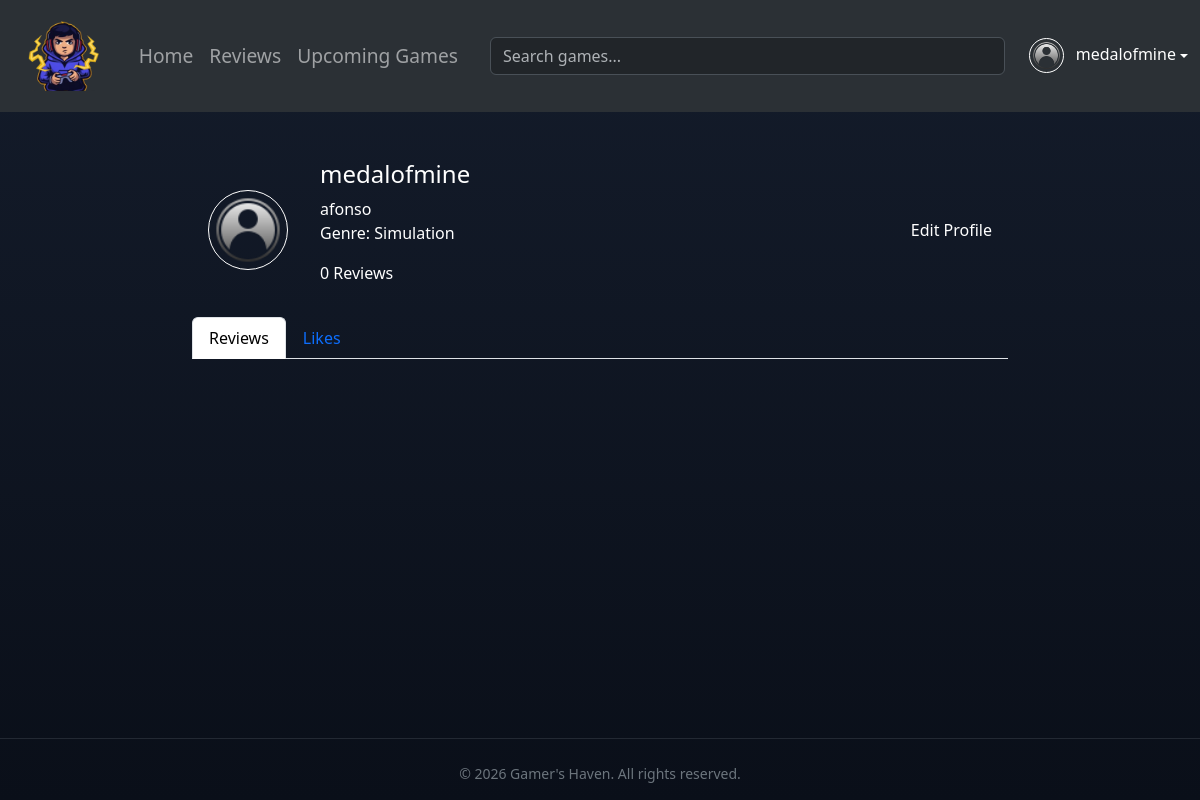
/profile.php (signed in), run on the app's committed database.
### tables this page shows
CREATE TABLE `users` (
  `user_id` int(11) NOT NULL,
  `username` varchar(50) NOT NULL,
  `email` varchar(100) NOT NULL,
  `password_hash` varchar(255) NOT NULL,
  `profile_picture` varchar(255) DEFAULT NULL,
  `bio` text DEFAULT NULL,
  `favorite_genre` varchar(50) DEFAULT NULL,
  `created_at` timestamp NOT NULL DEFAULT current_timestamp(),
  `role` enum('user','admin') NOT NULL DEFAULT 'user'
);

### include/userProfile.php (called while the page is built, shortened)
<?php
class ReviewObj
{
    private $conn;
    public function __construct($conn)
    {
        $this->conn = $conn;
    }
    public function getUserData($user_id)
    {
        $stmt = $this->conn->prepare("SELECT username, bio, favorite_genre, profile_picture FROM users WHERE user_id = ?");
        $stmt->bind_param("i", $user_id);
        $stmt->execute();
        return $stmt->get_result()->fetch_assoc();
    }
    public function getUserReviews($user_id)
    {
        $stmt = $this->conn->prepare("
                SELECT r.title, r.content, r.rating, r.created_at, g.title AS game_title
                FROM reviews r
                JOIN games g ON r.game_id = g.game_id
                WHERE r.user_id = ?
                ORDER BY r.created_at DESC
            ");
        $stmt->bind_param("i", $user_id);
        $stmt->execute();
        return $stmt->get_result();
    }
}

### profile.php (the view, shortened to what this page needs)
<?php
include 'db.php';
require_once 'include/userProfile.php';
$user_id = $_SESSION['user_id'];
$reviewObj = new ReviewObj($conn);
$user = $reviewObj->getUserData($user_id);
$reviews = $reviewObj->getUserReviews($user_id);
?>
<!DOCTYPE html>
<html>
<head>
    <link href="https://cdn.jsdelivr.net/npm/bootstrap@5.3.8/dist/css/bootstrap.min.css" rel="stylesheet"
>
    <link rel="stylesheet" href="css/master.css">
</head>
<body class="d-flex flex-column">
    <?php include 'include/navigationBar.php' ?>
    <div class="container mt-5" style="max-width: 70vw;">
        <div class="d-flex align-items-center mt-n5 px-3">
            <img
                src="<?php echo !empty($user['profile_picture']) ? 'uploads/' . $user['profile_picture'] : 'images/default-avatar.png'; ?>"
                class="rounded-circle border border-white"
                style="height: 80px; width: 80px; object-fit:cover;">
            <div class="ms-3 px-3">
                <h4><?php echo htmlspecialchars($user['username']); ?></h4>
                <p class="mb-0">
                    <?php echo !empty($user['bio']) ? htmlspecialchars($user['bio']) : 'No bio yet'; ?>
                </p>
                <p>
                    Genre: <?php echo !empty($user['favorite_genre']) ? htmlspecialchars($user['favorite_genre']) : 'Not set'; ?>
                </p>
                <p><?php echo $reviews->num_rows; ?> Reviews</p>
            </div>
            <div class="ms-auto">
                <a href="editProfile.php" class="text-white">Edit Profile</a>
            </div>
        </div>
        <ul class="nav nav-tabs mt-3 mb-3" id="profileTabs">
            <li class="nav-item">
                <button class="nav-link active" data-bs-toggle="tab" data-bs-target="#reviewsTab">Reviews</button>
            </li>
            <li class="nav-item">
                <button class="nav-link" data-bs-toggle="tab" data-bs-target="#likesTab">Likes</button>
            </li>
        </ul>
    </div>
    <?php include 'include/footer.php' ?>
</body>
</html>

### css/master.css (style rules this page uses)
body { background-image: linear-gradient(to bottom, #141c2b, #0a0f19); color: white; min-height: 100vh; }
a { text-decoration: none; color:#0a0f19; }

### data on the page
users: username "medalofmine", bio "afonso", favorite_genre "Simulation"

### other printed values
$_SESSION['username'] "medalofmine"
$reviews->num_rows "0"
